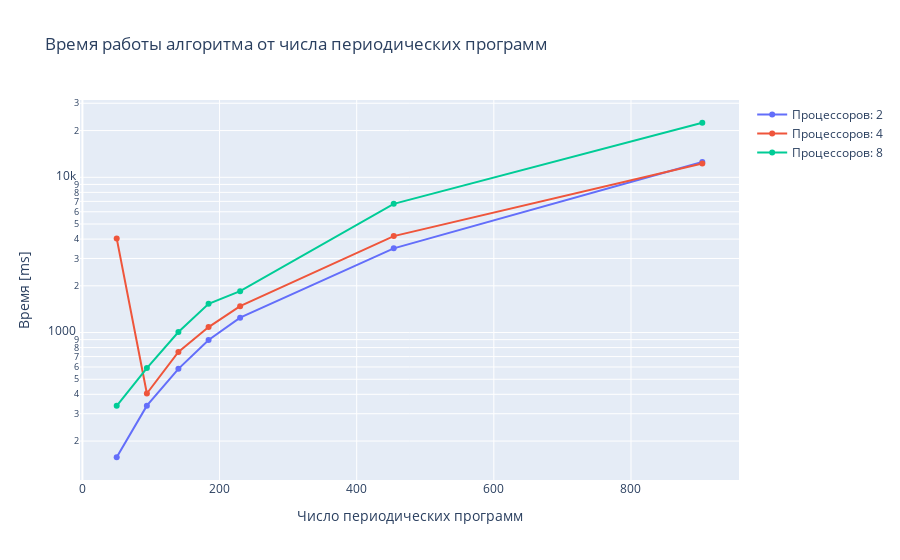

This figure's notebook cell:
### Code cell
n_part = 9
load = 0.81

df_res_g = df_res_c[(df_res_c['Число разделов'] == n_part)&(df_res_c['Загрузка'] == load)]
df_res_g = df_res_g.groupby(['Система',  'Количество задач'])[['Время','Эффективность']].mean().reset_index()
results = df_res_g
data = []
for proc in results['Система'].unique():
    df_tmp = results[results['Система'] == proc]   
    y = df_tmp['Время']
    if proc == 8:
        y.iloc[1] = 590
    data.append(
        go.Scatter(
            x=df_tmp['Количество задач'],
            y=df_tmp['Время'],
            name = f'Процессоров: {proc}'
        )
    )
layout = {
    'title' : f'Время работы алгоритма от числа периодических программ',
    'xaxis' : {
        'title':'Число периодических программ'
    },
    'yaxis' : {
        'title':'Время [ms]'
    },
    'yaxis_type':"log"
}
fig = {
    'data':data,
    'layout':layout
}
iplot(fig)
go.Figure(fig).write_image("res2.jpg")

### Figure 1 — Plotly figure (JSON) as saved in the notebook; plotly's stock layout.template omitted (floating-point values rounded to 4 significant figures)
{"data": [{"name": "Процессоров: 2", "type": "scatter", "x": [50, 94, 140, 184, 230, 454, 904], "y": [157.3, 338.2, 583.5, 896.1, 1247.0, 3486.0, 12560.0]}, {"name": "Процессоров: 4", "type": "scatter", "x": [50, 94, 140, 184, 230, 454, 904], "y": [4040.0, 404.8, 750.1, 1085.0, 1479.0, 4183.0, 12290.0]}, {"name": "Процессоров: 8", "type": "scatter", "x": [50, 94, 140, 184, 230, 454, 904], "y": [337.3, 590, 1007.0, 1532.0, 1846.0, 6750.0, 22460.0]}], "layout": {"autosize": true, "title": {"text": "Время работы алгоритма от числа периодических программ"}, "xaxis": {"autorange": true, "range": [-1.452, 955.5], "title": {"text": "Число периодических программ"}, "type": "linear"}, "yaxis": {"autorange": true, "range": [2.039, 4.509], "title": {"text": "Время [ms]"}, "type": "log"}}}
